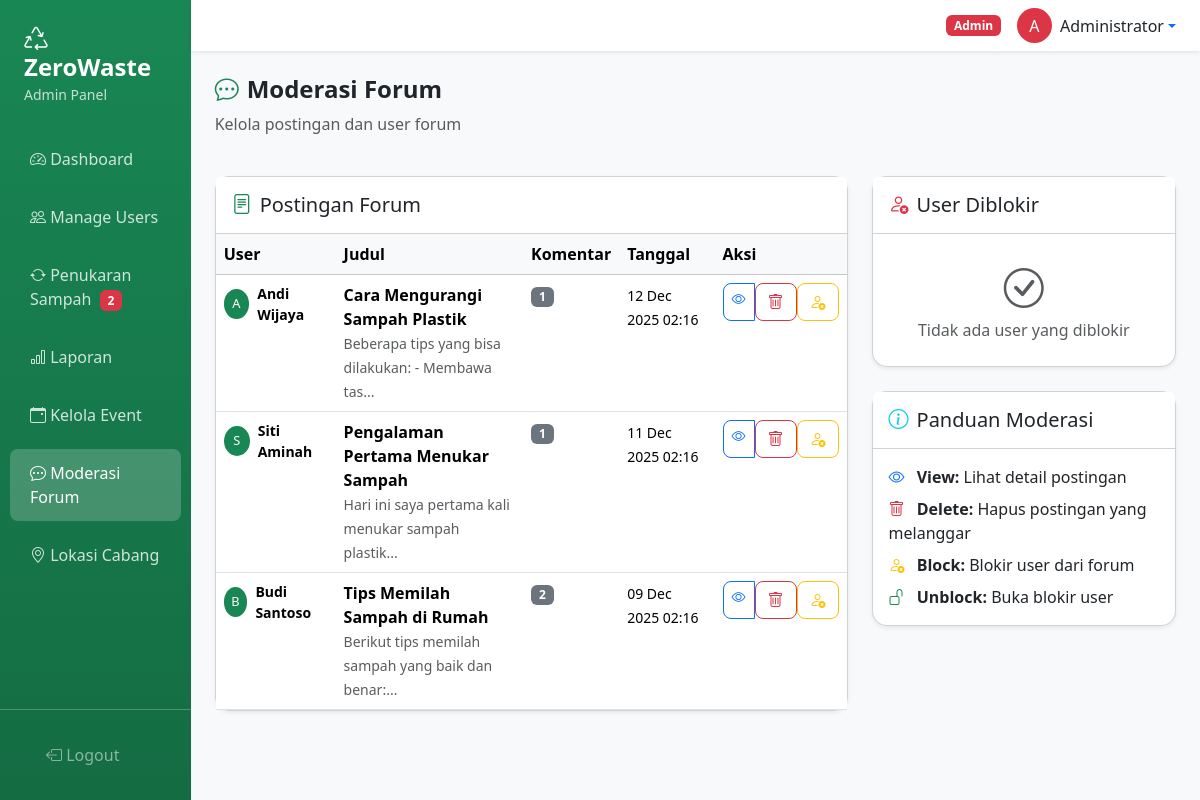
Page /admin/forum.php (signed in) on the committed database.
### tables this page shows
CREATE TABLE `forum_posts` (
  `id` int(11) NOT NULL AUTO_INCREMENT,
  `user_id` int(11) NOT NULL,
  `title` varchar(255) NOT NULL,
  `content` text NOT NULL,
  `photo` varchar(255) DEFAULT NULL,
  `is_deleted` tinyint(1) DEFAULT 0,
  `created_at` datetime DEFAULT CURRENT_TIMESTAMP,
  PRIMARY KEY (`id`),
  KEY `user_id` (`user_id`),
  CONSTRAINT `forum_posts_ibfk_1` FOREIGN KEY (`user_id`) REFERENCES `users` (`id`) ON DELETE CASCADE
);

CREATE TABLE `users` (
  `id` int(11) NOT NULL AUTO_INCREMENT,
  `username` varchar(50) NOT NULL,
  `email` varchar(100) NOT NULL,
  `password` varchar(255) NOT NULL,
  `full_name` varchar(100) NOT NULL,
  `phone` varchar(20) DEFAULT NULL,
  `address` text DEFAULT NULL,
  `points` int(11) DEFAULT 0,
  `role` varchar(20) DEFAULT 'user',
  `is_active` tinyint(1) DEFAULT 1,
  `is_forum_blocked` tinyint(1) DEFAULT 0,
  `created_at` datetime DEFAULT CURRENT_TIMESTAMP,
  `updated_at` datetime DEFAULT CURRENT_TIMESTAMP ON UPDATE CURRENT_TIMESTAMP,
  PRIMARY KEY (`id`),
  UNIQUE KEY `username` (`username`),
  UNIQUE KEY `email` (`email`)
);

### config/functions.php (called while the page is built, shortened)
<?php
function sanitize($data) {
    return htmlspecialchars(trim($data), ENT_QUOTES, 'UTF-8');
}
function formatDateTime($datetime) {
    return date('d M Y H:i', strtotime($datetime));
}
?>

### admin/forum.php (the view, shortened to what this page needs)
<?php
require_once '../config/database.php';
require_once '../config/functions.php';
$stmt = $pdo->query("
    SELECT p.*, u.full_name, u.username, u.is_forum_blocked,
           (SELECT COUNT(*) FROM forum_comments WHERE post_id = p.id AND is_deleted = 0) as comment_count
    FROM forum_posts p
    JOIN users u ON p.user_id = u.id
    WHERE p.is_deleted = 0
    ORDER BY p.created_at DESC
    LIMIT 50
");
$posts = $stmt->fetchAll();
$stmt = $pdo->query("SELECT * FROM users WHERE role = 'user' AND is_forum_blocked = 1 ORDER BY full_name");
$blockedUsers = $stmt->fetchAll();
?>
<!DOCTYPE html>
<html lang="id">
<head>
    <link href="https://cdn.jsdelivr.net/npm/bootstrap@5.3.2/dist/css/bootstrap.min.css" rel="stylesheet">
    <link href="https://cdn.jsdelivr.net/npm/bootstrap-icons@1.11.1/font/bootstrap-icons.css" rel="stylesheet">
    <link href="../assets/css/style.css" rel="stylesheet">
</head>
<body>
    <div class="d-flex">
        <?php include 'includes/sidebar.php'; ?>
        <div class="main-content flex-grow-1">
            <?php include 'includes/topbar.php'; ?>
            <div class="container-fluid p-4">
                <div class="row mb-4">
                    <div class="col-12">
                        <h4 class="fw-bold"><i class="bi bi-chat-dots me-2 text-success"></i>Moderasi Forum</h4>
                        <p class="text-muted">Kelola postingan dan user forum</p>
                    </div>
                </div>
                <div class="row g-4">
                    <div class="col-lg-8">
                        <div class="card shadow-sm">
                            <div class="card-header bg-white py-3">
                                <h5 class="mb-0"><i class="bi bi-file-text me-2 text-success"></i>Postingan Forum</h5>
                            </div>
                            <div class="card-body p-0">
                                <?php if (empty($posts)): ?>
                                <div class="p-4 text-center text-muted">
                                    <i class="bi bi-chat-square-text fs-1 mb-3"></i>
                                    <p class="mb-0">Tidak ada postingan</p>
                                </div>
                                <?php else: ?>
                                <div class="table-responsive">
                                    <table class="table table-hover mb-0">
                                        <thead class="table-light">
                                            <tr>
                                                <th>User</th>
                                                <th>Judul</th>
                                                <th>Komentar</th>
                                                <th>Tanggal</th>
                                                <th>Aksi</th>
                                            </tr>
                                        </thead>
                                        <tbody>
                                            <?php foreach ($posts as $post): ?>
                                            <tr>
                                                <td>
                                                    <div class="d-flex align-items-center">
                                                        <div class="bg-success text-white rounded-circle d-flex align-items-center justify-content-center me-2" style="width: 30px; height: 30px; font-size: 0.8rem;">
                                                            <?= strtoupper(substr($post['full_name'], 0, 1)) ?>
                                                        </div>
                                                        <div>
                                                            <div class="fw-bold small"><?= sanitize($post['full_name']) ?></div>
                                                        </div>
                                                    </div>
                                                </td>
                                                <td>
                                                    <div class="fw-bold"><?= sanitize(substr($post['title'], 0, 40)) ?><?= strlen($post['title']) > 40 ? '...' : '' ?></div>
                                                    <small class="text-muted"><?= sanitize(substr($post['content'], 0, 50)) ?>...</small>
                                                </td>
                                                <td><span class="badge bg-secondary"><?= $post['comment_count'] ?></span></td>
                                                <td><small><?= formatDateTime($post['created_at']) ?></small></td>
                                                <td>
                                                    <div class="btn-group btn-group-sm">
                                                        <a href="forum-detail.php?id=<?= $post['id'] ?>" class="btn btn-outline-primary">
                                                            <i class="bi bi-eye"></i>
                                                        </a>
                                                        <form method="POST" class="d-inline" onsubmit="return confirm('Hapus postingan ini?')">
                                                            <button type="submit" class="btn btn-outline-danger">
                                                                <i class="bi bi-trash"></i>
                                                            </button>
                                                        </form>
                                                        <?php if (!$post['is_forum_blocked']): ?>
                                                        <form method="POST" class="d-inline" onsubmit="return confirm('Block user ini dari forum?')">
                                                            <button type="submit" class="btn btn-outline-warning" title="Block User">
                                                                <i class="bi bi-person-x"></i>
                                                            </button>
                                                        </form>
                                                        <?php endif; ?>
                                                    </div>
                                                </td>
                                            </tr>
                                            <?php endforeach; ?>
                                        </tbody>
                                    </table>
                                </div>
                                <?php endif; ?>
                            </div>
                        </div>
                    </div>
                    <div class="col-lg-4">
                        <div class="card shadow-sm">
                            <div class="card-header bg-white py-3">
                                <h5 class="mb-0"><i class="bi bi-person-x me-2 text-danger"></i>User Diblokir</h5>
                            </div>
                            <div class="card-body p-0">
                                <?php if (empty($blockedUsers)): ?>
                                <div class="p-4 text-center text-muted">
                                    <i class="bi bi-check-circle fs-1 mb-3"></i>
                                    <p class="mb-0">Tidak ada user yang diblokir</p>
                                </div>
                                <?php endif; ?>
                            </div>
                        </div>
                        <div class="card shadow-sm mt-4">
                            <div class="card-header bg-white py-3">
                                <h5 class="mb-0"><i class="bi bi-info-circle me-2 text-info"></i>Panduan Moderasi</h5>
                            </div>
                            <div class="card-body">
                                <ul class="list-unstyled mb-0">
                                    <li class="mb-2">
                                        <i class="bi bi-eye text-primary me-2"></i>
                                        <strong>View:</strong> Lihat detail postingan
                                    </li>
                                    <li class="mb-2">
                                        <i class="bi bi-trash text-danger me-2"></i>
                                        <strong>Delete:</strong> Hapus postingan yang melanggar
                                    </li>
                                    <li class="mb-2">
                                        <i class="bi bi-person-x text-warning me-2"></i>
                                        <strong>Block:</strong> Blokir user dari forum
                                    </li>
                                    <li>
                                        <i class="bi bi-unlock text-success me-2"></i>
                                        <strong>Unblock:</strong> Buka blokir user
                                    </li>
                                </ul>
                            </div>
                        </div>
                    </div>
                </div>
            </div>
        </div>
    </div>
</body>
</html>

### admin/includes/sidebar.php
<div class="sidebar d-flex flex-column" style="width: 250px;">
    <div class="p-4 text-white">
        <a href="dashboard.php" class="text-decoration-none text-white">
            <h4 class="fw-bold mb-0">
                <i class="bi bi-recycle me-2"></i>ZeroWaste
            </h4>
            <small class="opacity-75">Admin Panel</small>
        </a>
    </div>
    <nav class="flex-grow-1">
        <ul class="nav flex-column">
            <li class="nav-item">
                <a class="nav-link <?= basename($_SERVER['PHP_SELF']) == 'dashboard.php' ? 'active' : '' ?>" href="dashboard.php">
                    <i class="bi bi-speedometer2"></i> Dashboard
                </a>
            </li>
            <li class="nav-item">
                <a class="nav-link <?= basename($_SERVER['PHP_SELF']) == 'users.php' ? 'active' : '' ?>" href="users.php">
                    <i class="bi bi-people"></i> Manage Users
                </a>
            </li>
            <li class="nav-item">
                <a class="nav-link <?= basename($_SERVER['PHP_SELF']) == 'waste-requests.php' ? 'active' : '' ?>" href="waste-requests.php">
                    <i class="bi bi-arrow-repeat"></i> Penukaran Sampah
                    <?php
                    $pendingCount = $pdo->query("SELECT COUNT(*) FROM waste_exchanges WHERE status = 'pending'")->fetchColumn();
                    if ($pendingCount > 0):
                    ?>
                    <span class="badge bg-danger ms-1"><?= $pendingCount ?></span>
                    <?php endif; ?>
                </a>
            </li>
            <li class="nav-item">
                <a class="nav-link <?= basename($_SERVER['PHP_SELF']) == 'reports.php' ? 'active' : '' ?>" href="reports.php">
                    <i class="bi bi-bar-chart"></i> Laporan
                </a>
            </li>
            <li class="nav-item">
                <a class="nav-link <?= basename($_SERVER['PHP_SELF']) == 'events.php' ? 'active' : '' ?>" href="events.php">
                    <i class="bi bi-calendar-event"></i> Kelola Event
                </a>
            </li>
            <li class="nav-item">
                <a class="nav-link <?= basename($_SERVER['PHP_SELF']) == 'forum.php' ? 'active' : '' ?>" href="forum.php">
                    <i class="bi bi-chat-dots"></i> Moderasi Forum
                </a>
            </li>
            <li class="nav-item">
                <a class="nav-link <?= basename($_SERVER['PHP_SELF']) == 'locations.php' ? 'active' : '' ?>" href="locations.php">
                    <i class="bi bi-geo-alt"></i> Lokasi Cabang
                </a>
            </li>
        </ul>
    </nav>
    <div class="p-3 border-top border-white border-opacity-25">
        <a href="../logout.php" class="nav-link text-white-50">
            <i class="bi bi-box-arrow-left"></i> Logout
        </a>
    </div>
</div>

### admin/includes/topbar.php (shortened to what this page needs)
<nav class="navbar navbar-expand-lg navbar-light bg-white shadow-sm">
    <div class="container-fluid px-4">
        <div class="ms-auto d-flex align-items-center">
            <span class="badge bg-danger me-3">Admin</span>
            <div class="dropdown">
                <a class="d-flex align-items-center text-decoration-none dropdown-toggle" href="#" role="button" data-bs-toggle="dropdown">
                    <div class="bg-danger text-white rounded-circle d-flex align-items-center justify-content-center me-2" style="width: 35px; height: 35px;">
                        <?= strtoupper(substr($_SESSION['full_name'], 0, 1)) ?>
                    </div>
                    <div class="d-none d-md-block">
                        <span class="text-dark"><?= sanitize($_SESSION['full_name']) ?></span>
                    </div>
                </a>
            </div>
        </div>
    </div>
</nav>

### assets/css/style.css (style rules this page uses)
:root { --primary-green: #198754; --light-green: #d1e7dd; --dark-green: #146c43; }
body { font-family: 'Segoe UI', Tahoma, Geneva, Verdana, sans-serif; }
.card { border-radius: 15px; transition: transform 0.2s, box-shadow 0.2s; }
.btn { border-radius: 8px; }
.sidebar { min-height: 100vh; background: linear-gradient(180deg, #198754 0%, #146c43 100%); }
.sidebar .nav-link { color: rgba(255, 255, 255, 0.8); padding: 12px 20px; margin: 5px 10px; border-radius: 8px; transition: all 0.3s; }
.sidebar .nav-link:hover, .sidebar .nav-link.active { background: rgba(255, 255, 255, 0.2); color: #fff; }
.sidebar .nav-link i { width: 25px; }
.main-content { background-color: #f8f9fa; min-height: 100vh; }

### rows in the picture
forum_posts: user.full_name "A", user.full_name "Andi Wijaya", title "Cara Mengurangi Sampah Plastik", content "Beberapa tips yang bisa dilakukan: - Membawa tas", comment_count "1", created_at "12 Dec 2025 02:16"
forum_posts: user.full_name "S", user.full_name "Siti Aminah", title "Pengalaman Pertama Menukar Sampah", content "Hari ini saya pertama kali menukar sampah plastik", comment_count "1", created_at "11 Dec 2025 02:16"
forum_posts: user.full_name "B", user.full_name "Budi Santoso", title "Tips Memilah Sampah di Rumah", content "Berikut tips memilah sampah yang baik dan benar:", comment_count "2", created_at "09 Dec 2025 02:16"

### other values in the picture
$pendingCount "2"
substr($_SESSION['full_name'], 0, 1) "A"
$_SESSION['full_name'] "Administrator"
